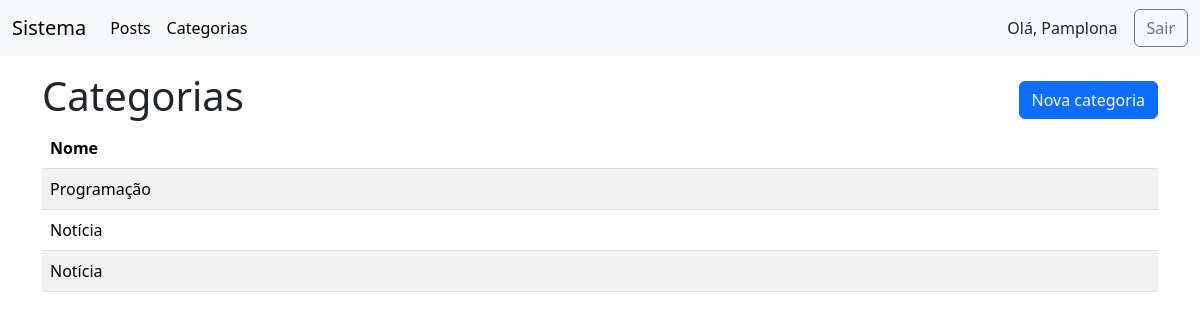
The page /dashboard/categories/ (signed in) on the database its author committed.
### definitions/user.py (models this page shows, shortened)
class User(db.Model, UserMixin):
    __tablename__ = 'users'
    id = db.Column(db.Integer, primary_key=True)
    name = db.Column(db.String(50), nullable=False)
    email = db.Column(db.String(100), nullable=False)
    password = db.Column(db.String(100), nullable=False)

### definitions/category.py (models this page shows)
class Category(db.Model):
    __tablename__ = 'categories'
    id = db.Column(db.Integer, primary_key=True)
    label = db.Column(db.String(50), nullable=False)

### routes/categories.py (the view)
@category_routes.route('/', methods=['GET', 'POST'])
def categories():
    form = CategoryForm()
    if form.validate_on_submit():
        category = Category(label=form.label.data)
        db.session.add(category)
        db.session.commit()
        flash('Categoria cadastrada com sucesso', 'success')
    categories = Category.query.all()
    return render_template('categories_lista.html', categories=categories, form=form)

### app.py (called while the page is built)
@login_manager.user_loader
def load_user(user_id):
    from definitions.user import User
    return User.query.get(int(user_id))

### templates/categories_lista.html (shortened to what this page needs)
{% extends 'dashboard.html' %}
{% block content %}
<div class="container">
    <div class="row align-items-center justify-content-between">
        <div class="col-auto">
            <h1>Categorias</h1>
        </div>
        <div class="col-auto">
            <button type="button" class="btn btn-primary" data-bs-toggle="modal" data-bs-target="#exampleModal">
                Nova categoria
            </button>
        </div>
    </div>
    <table class="table table-striped">
        <thead>
            <tr>
                <th>Nome</th>
            </tr>
        </thead>
        <tbody>
            {% for category in categories %}
            <tr>
                <td>{{ category.label }}</td>
            </tr>
            {% endfor %}
        </tbody>
    </table>
</div>
{% endblock %}

### templates/dashboard.html (shortened to what this page needs)
<!DOCTYPE html>
<html lang="en">
<head>
    <link href="https://cdn.jsdelivr.net/npm/bootstrap@5.3.8/dist/css/bootstrap.min.css" rel="stylesheet"
>
</head>
<body>
    <nav class="navbar navbar-expand-lg bg-body-tertiary">
        <div class="container-fluid">
            <a class="navbar-brand">Sistema</a>
            <div class="collapse navbar-collapse" id="navbarSupportedContent">
                <ul class="navbar-nav me-auto mb-2 mb-lg-0">
                    <li class="nav-item">
                        <a class="nav-link active" aria-current="page" href="/dashboard/posts">
                            Posts
                        </a>
                    </li>
                    <li class="nav-item">
                        <a class="nav-link active" aria-current="page" href="/dashboard/categories">
                            Categorias
                        </a>
                    </li>
                </ul>
            </div>
            <div class="d-flex gap-3 align-items-center justify-content-end">
                <span>Olá, {{ current_user.name }}</span>
                <a href="/auth/logout" class="btn btn-outline-secondary">
                    Sair
                </a>
            </div>
        </div>
    </nav>
    {% block content %}{% endblock %}
</body>
</html>

### rows shown on the page
User: name "Pamplona"
Category: label "Programação"
Category: label "Notícia"
Category: label "Notícia"
